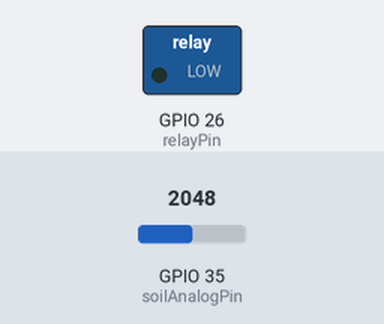
The sketch below on a simulated ESP32. On the bench: switched loads named in the sketch (green lamp = pin HIGH). Inputs (shaded band) come from the test bench; at power-on: GPIO 35 (soilAnalogPin) = 2048. What the sketch prints to the serial monitor is not drawn.

Above: at 5.2 s.
5.3 s: GPIO 35 (soilAnalogPin) set to 1960
At 10.1 s:
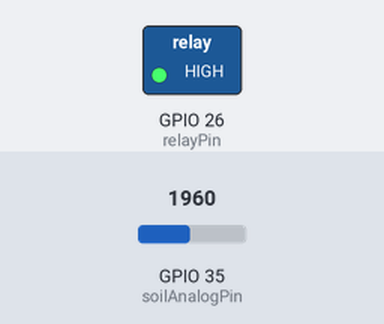
10.9 s: GPIO 35 (soilAnalogPin) set to 2037
At 11.8 s:
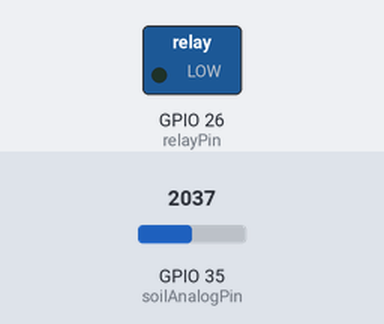
21.1 s: GPIO 35 (soilAnalogPin) set to 1228
At 26.8 s:
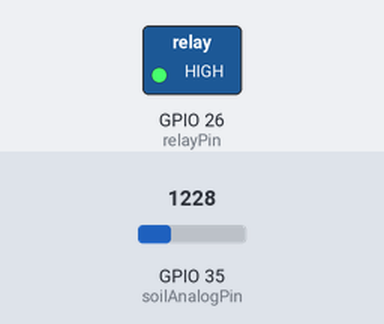
27.4 s: GPIO 35 (soilAnalogPin) set to 2040
At 27.9 s:
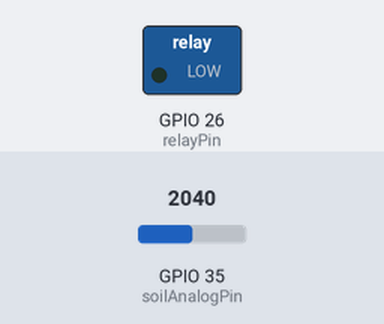
Timing chart, 0 to 30.4 s (numbered marks = the images above; inputs shaded):
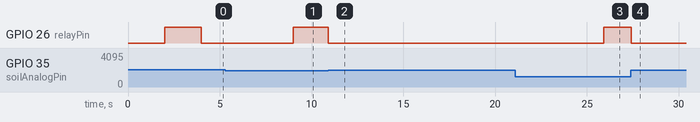

The sketch:

main.ino
```cpp
// 自動澆水
const int soilAnalogPin = 35;    // GPIO5 接類比輸出 A0
const int relayPin = 26;      // 控制繼電器的腳位
// 閾值設定（根據實測值調整）
const int dryThreshold = 2000;  // 小於此值視為乾燥

/* ******************************** setup ******************************** */
void setup() {
  Serial.begin(115200);
  delay(2000); // 等待啟動穩定
  Serial.println("********** ESP32 Ready **********");

  // 自動澆水系統soilAnalogPin
  // pinMode(soilPin, INPUT);     // 感測器輸出為數位訊號
  pinMode(soilAnalogPin, INPUT);  // 類比
  pinMode(relayPin, OUTPUT);   // 繼電器為輸出腳
  digitalWrite(relayPin, HIGH); // 預設不啟動馬達（LOW 為關閉）根據你繼電器模組的邏輯需要反過來（部分模組 LOW 為啟動）
  delay(2000);
}

void loop() {
  // 自動澆水系統

  int soilValue = analogRead(soilAnalogPin);
  Serial.print("Soil value: ");
  Serial.println(soilValue);

  if (dryThreshold <  soilValue) {
    Serial.println("Soil is dry → watering...");
    digitalWrite(relayPin, LOW);   // 啟動水泵
    delay(5000);                    // 澆水 5 秒
    digitalWrite(relayPin, HIGH);    // 關閉水泵
  } else {
    Serial.println("Soil is wet → no action.");
    digitalWrite(relayPin, HIGH);    // 保持關閉
  }
}
```

Measured:
- the behaviour switches between 2000 and 2001 on GPIO 35 (soilAnalogPin) (found by bisection; images 1 and 2)
- after the input at 5.3 s, GPIO 26 (relayPin): LOW → HIGH after 3.7 s
- after the input at 10.9 s, GPIO 26 (relayPin): HIGH → LOW at once
- after the input at 21.1 s, GPIO 26 (relayPin): LOW → HIGH after 4.8 s
- after the input at 27.4 s, GPIO 26 (relayPin): HIGH → LOW at once
